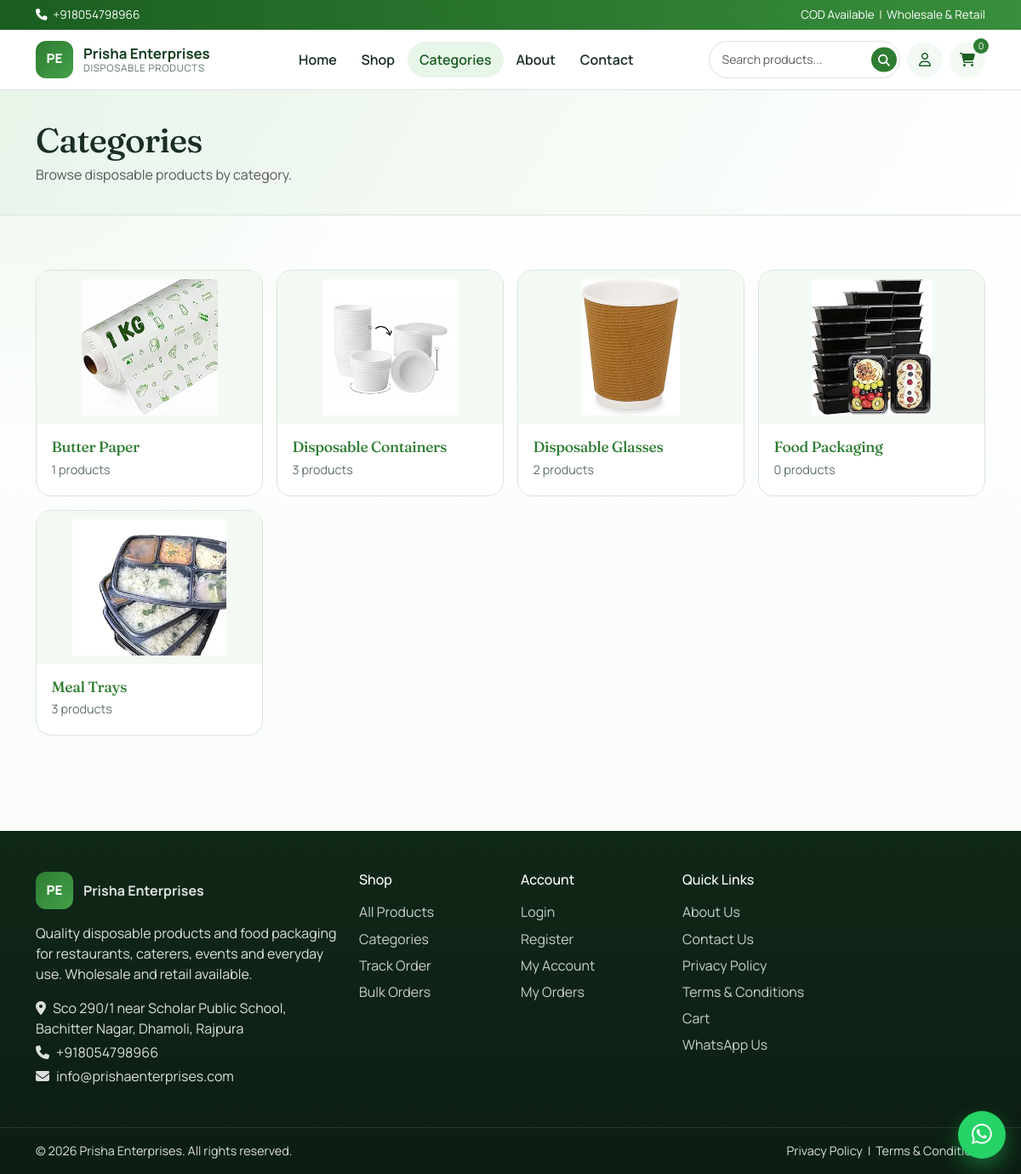
/categories.php, run on the app's committed database.
### tables this page shows
CREATE TABLE `settings` (
  `id` int(10) unsigned NOT NULL AUTO_INCREMENT,
  `setting_key` varchar(100) NOT NULL,
  `setting_value` text DEFAULT NULL,
  PRIMARY KEY (`id`),
  UNIQUE KEY `uk_settings_key` (`setting_key`)
);

CREATE TABLE `categories` (
  `id` int(10) unsigned NOT NULL AUTO_INCREMENT,
  `name` varchar(100) NOT NULL,
  `slug` varchar(120) NOT NULL,
  `description` text DEFAULT NULL,
  `image` varchar(255) DEFAULT NULL,
  `status` enum('Active','Inactive') NOT NULL DEFAULT 'Active',
  `created_at` timestamp NULL DEFAULT current_timestamp(),
  PRIMARY KEY (`id`),
  UNIQUE KEY `uk_categories_slug` (`slug`),
  KEY `idx_categories_status` (`status`)
);

### includes/functions.php (called while the page is built, shortened)
<?php
require_once __DIR__ . '/../config/database.php';
function e(?string $value): string
{
    return htmlspecialchars((string)$value, ENT_QUOTES | ENT_SUBSTITUTE, 'UTF-8');
}
function url(string $path = ''): string
{
    return BASE_URL . '/' . ltrim($path, '/');
}
function asset(string $path): string
{
    return url('assets/' . ltrim($path, '/'));
}
function &settings_cache(): array
{
    static $cache = [];
    return $cache;
}
function get_setting(string $key, ?string $default = null): ?string
{
    $cache = &settings_cache();
    try {
        $stmt = getDB()->prepare('SELECT setting_value FROM settings WHERE setting_key = ? LIMIT 1');
        $stmt->execute([$key]);
        $row = $stmt->fetch();
        $cache[$key] = $row ? (string)$row['setting_value'] : $default;
    } catch (Throwable $e) {
        error_log($e->getMessage());
        $cache[$key] = $default;
    }
    return $cache[$key];
}
function product_image_url(?string $image): string
{
    $name = basename($image);
    $url = asset('images/' . rawurlencode($name));
    if (str_starts_with($name, 'prod_')) {
        $path = BASE_PATH . '/assets/images/' . $name;
        if (is_file($path)) {
            return $url . '?v=' . filemtime($path);
        }
        return $url . '?v=' . time();
    }
    return asset('images/placeholder-product.jpg');
}
function cart(): array
{
    return $_SESSION['cart'];
}
function cart_count(): int
{
    $count = 0;
    return $count;
}
function current_page(): string
{
    return basename($_SERVER['PHP_SELF'] ?? '');
}
function active_nav(string $page): string
{
    return current_page() === $page ? 'active' : '';
}

### config/database.php (called while the page is built, shortened)
<?php
function getDB(): PDO
{
    static $pdo = null;
    if ($pdo instanceof PDO) {
        return $pdo;
    }
    $dsn = 'mysql:host=' . DB_HOST . ';dbname=' . DB_NAME . ';charset=' . DB_CHARSET;
    $options = [
        PDO::ATTR_ERRMODE            => PDO::ERRMODE_EXCEPTION,
        PDO::ATTR_DEFAULT_FETCH_MODE => PDO::FETCH_ASSOC,
        PDO::ATTR_EMULATE_PREPARES   => false,
    ];
    try {
        $pdo = new PDO($dsn, DB_USER, DB_PASS, $options);
        ensure_clients_schema($pdo);
        ensure_product_gst_schema($pdo);
    } catch (PDOException $e) {
        error_log('Database connection failed: ' . $e->getMessage());
        http_response_code(500);
        if (php_sapi_name() !== 'cli') {
            include BASE_PATH . '/includes/error-500.php';
            exit;
        }
        throw $e;
    }
    return $pdo;
}
function ensure_clients_schema(PDO $pdo): void
{
    $pdo->exec(
        "CREATE TABLE IF NOT EXISTS clients (
          id INT UNSIGNED AUTO_INCREMENT PRIMARY KEY,
          name VARCHAR(150) NOT NULL,
          description TEXT NULL,
          sort_order INT NOT NULL DEFAULT 0,
          status ENUM('Active','Inactive') NOT NULL DEFAULT 'Active',
          created_at TIMESTAMP DEFAULT CURRENT_TIMESTAMP,
          updated_at TIMESTAMP DEFAULT CURRENT_TIMESTAMP ON UPDATE CURRENT_TIMESTAMP,
          KEY idx_clients_status (status)
        ) ENGINE=InnoDB"
    );
    $count = (int)$pdo->query('SELECT COUNT(*) FROM clients')->fetchColumn();
    if ($count > 0) {
        return;
    }
}
function ensure_product_gst_schema(PDO $pdo): void
{
    $hasGst = $pdo->query("SHOW COLUMNS FROM products LIKE 'gst'")->fetch();
    $hasTax = $pdo->query("SHOW COLUMNS FROM orders LIKE 'tax'")->fetch();
}

### includes/auth.php (called while the page is built, shortened)
<?php
require_once __DIR__ . '/functions.php';
function customer_logged_in(): bool
{
    return !empty($_SESSION['customer_id']);
}

### categories.php (the view, shortened to what this page needs)
<?php
require_once __DIR__ . '/includes/auth.php';
$categories = getDB()->query("SELECT c.*, (SELECT COUNT(*) FROM products p WHERE p.category_id = c.id AND p.status='Active') AS product_count FROM categories c WHERE c.status='Active' ORDER BY c.name")->fetchAll();
include __DIR__ . '/includes/header.php';
?>
<section class="page-hero">
  <div class="container">
    <h1 class="mb-1">Categories</h1>
    <p class="mb-0 text-muted">Browse disposable products by category.</p>
  </div>
</section>
<section class="section-pad">
  <div class="container">
    <div class="row g-3">
      <?php foreach ($categories as $cat): ?>
        <div class="col-6 col-md-4 col-lg-3">
          <a class="category-card" href="<?= e(url('shop.php?category=' . urlencode($cat['slug']))) ?>">
            <img src="<?= e(product_image_url($cat['image'] ?? null)) ?>" alt="<?= e($cat['name']) ?>">
            <div class="body">
              <h3><?= e($cat['name']) ?></h3>
              <p><?= (int)$cat['product_count'] ?> products</p>
            </div>
          </a>
        </div>
      <?php endforeach; ?>
    </div>
  </div>
</section>
<?php include __DIR__ . '/includes/footer.php'; ?>

### includes/header.php (shortened to what this page needs)
<?php
require_once __DIR__ . '/auth.php';
$bodyClass = $bodyClass ?? '';
$whatsapp = get_setting('whatsapp_number', '918054798966');
$businessPhone = get_setting('phone', '+918054798966');
?>
<!DOCTYPE html>
<html lang="en">
<head>
  <link href="https://cdn.jsdelivr.net/npm/bootstrap@5.3.3/dist/css/bootstrap.min.css" rel="stylesheet">
  <link href="https://cdnjs.cloudflare.com/ajax/libs/font-awesome/6.5.2/css/all.min.css" rel="stylesheet">
  <link href="<?= e(asset('css/style.css')) ?>" rel="stylesheet">
</head>
<body class="<?= e($bodyClass) ?>">
<header class="site-header sticky-top">
  <div class="top-bar d-none d-md-block">
    <div class="container d-flex justify-content-between align-items-center">
      <div><i class="fa-solid fa-phone me-1"></i> <?= e($businessPhone) ?></div>
      <div>COD Available &nbsp;|&nbsp; Wholesale & Retail</div>
    </div>
  </div>
  <nav class="navbar navbar-expand-lg navbar-light bg-white border-bottom">
    <div class="container">
      <a class="navbar-brand brand-logo" href="<?= e(url('index.php')) ?>">
        <span class="brand-mark">PE</span>
        <span class="brand-text">
          <strong>Prisha Enterprises</strong>
          <small>Disposable Products</small>
        </span>
      </a>
      <div class="collapse navbar-collapse" id="mainNav">
        <ul class="navbar-nav mx-auto mb-2 mb-lg-0">
          <li class="nav-item"><a class="nav-link <?= active_nav('index.php') ?>" href="<?= e(url('index.php')) ?>">Home</a></li>
          <li class="nav-item"><a class="nav-link <?= active_nav('shop.php') ?>" href="<?= e(url('shop.php')) ?>">Shop</a></li>
          <li class="nav-item"><a class="nav-link <?= active_nav('categories.php') ?>" href="<?= e(url('categories.php')) ?>">Categories</a></li>
          <li class="nav-item"><a class="nav-link <?= active_nav('about.php') ?>" href="<?= e(url('about.php')) ?>">About</a></li>
          <li class="nav-item"><a class="nav-link <?= active_nav('contact.php') ?>" href="<?= e(url('contact.php')) ?>">Contact</a></li>
        </ul>
        <div class="header-actions d-flex align-items-center gap-2">
          <form class="header-search d-none d-lg-flex" action="<?= e(url('shop.php')) ?>" method="get">
            <input type="search" name="q" class="form-control form-control-sm" placeholder="Search products..." value="<?= e($_GET['q'] ?? '') ?>" aria-label="Search">
            <button type="submit" class="btn btn-sm btn-search" aria-label="Search"><i class="fa-solid fa-magnifying-glass"></i></button>
          </form>
          <a class="icon-btn" href="<?= e(url(customer_logged_in() ? 'account.php' : 'login.php')) ?>" title="Account">
            <i class="fa-regular fa-user"></i>
          </a>
          <a class="icon-btn cart-btn" href="<?= e(url('cart.php')) ?>" title="Cart">
            <i class="fa-solid fa-cart-shopping"></i>
            <span class="cart-count" id="cartCount"><?= (int)cart_count() ?></span>
          </a>
        </div>
      </div>
    </div>
  </nav>
</header>
<main>

### includes/footer.php (shortened to what this page needs)
<?php
$whatsapp = get_setting('whatsapp_number', '918054798966');
$waMsg = rawurlencode('Hello Prisha Enterprises, I am interested in your disposable products.');
$businessName = get_setting('business_name', SITE_NAME);
$businessPhone = get_setting('phone', '');
$businessEmail = get_setting('email', '');
$businessAddress = get_setting('address', '');
?>
</main>
<footer class="site-footer mt-5">
  <div class="container py-5">
    <div class="row g-4">
      <div class="col-lg-4">
        <div class="footer-brand mb-3">
          <span class="brand-mark">PE</span>
          <strong><?= e($businessName) ?></strong>
        </div>
        <p class="mb-3">Quality disposable products and food packaging for restaurants, caterers, events and everyday use. Wholesale and retail available.</p>
        <p class="mb-1"><i class="fa-solid fa-location-dot me-2"></i><?= e($businessAddress) ?></p>
        <p class="mb-1"><i class="fa-solid fa-phone me-2"></i><?= e($businessPhone) ?></p>
        <p class="mb-0"><i class="fa-solid fa-envelope me-2"></i><?= e($businessEmail) ?></p>
      </div>
      <div class="col-6 col-lg-2">
        <h5>Shop</h5>
        <ul class="list-unstyled footer-links">
          <li><a href="<?= e(url('shop.php')) ?>">All Products</a></li>
          <li><a href="<?= e(url('categories.php')) ?>">Categories</a></li>
          <li><a href="<?= e(url('track-order.php')) ?>">Track Order</a></li>
          <li><a href="<?= e(url('bulk-order.php')) ?>">Bulk Orders</a></li>
        </ul>
      </div>
      <div class="col-6 col-lg-2">
        <h5>Account</h5>
        <ul class="list-unstyled footer-links">
          <li><a href="<?= e(url('login.php')) ?>">Login</a></li>
          <li><a href="<?= e(url('register.php')) ?>">Register</a></li>
          <li><a href="<?= e(url('account.php')) ?>">My Account</a></li>
          <li><a href="<?= e(url('my-orders.php')) ?>">My Orders</a></li>
        </ul>
      </div>
      <div class="col-lg-4">
        <h5>Quick Links</h5>
        <ul class="list-unstyled footer-links">
          <li><a href="<?= e(url('about.php')) ?>">About Us</a></li>
          <li><a href="<?= e(url('contact.php')) ?>">Contact Us</a></li>
          <li><a href="<?= e(url('privacy-policy.php')) ?>">Privacy Policy</a></li>
          <li><a href="<?= e(url('terms-and-conditions.php')) ?>">Terms &amp; Conditions</a></li>
          <li><a href="<?= e(url('cart.php')) ?>">Cart</a></li>
          <li><a href="https://wa.me/<?= e($whatsapp) ?>?text=<?= $waMsg ?>" target="_blank" rel="noopener">WhatsApp Us</a></li>
        </ul>
      </div>
    </div>
  </div>
  <div class="footer-bottom">
    <div class="container d-flex flex-wrap justify-content-between gap-2">
      <span>&copy; <?= date('Y') ?> <?= e($businessName) ?>. All rights reserved.</span>
      <span>
        <a href="<?= e(url('privacy-policy.php')) ?>">Privacy Policy</a>
        &nbsp;|&nbsp;
        <a href="<?= e(url('terms-and-conditions.php')) ?>">Terms &amp; Conditions</a>
      </span>
    </div>
  </div>
</footer>
<a class="whatsapp-float" href="https://wa.me/<?= e($whatsapp) ?>?text=<?= $waMsg ?>" target="_blank" rel="noopener" aria-label="WhatsApp">
  <i class="fa-brands fa-whatsapp"></i>
</a>
<div class="toast-container position-fixed bottom-0 end-0 p-3" id="toastContainer"></div>
</body>
</html>

### assets/css/style.css (style rules this page uses)
:root { --pe-green-900: #143d1f; --pe-green-800: #1b5e20; --pe-green-700: #2e7d32; --pe-green-600: #388e3c; --pe-green-500: #43a047; --pe-green-100: #e8f5e9; --pe-green-50: #f3faf4; --pe-cream: #f7fbf7; --pe-ink: #1a2e22; --pe-muted: #5f7266; --pe-border: #d7e5da; --pe-shadow: 0 12px 40px rgba(27, 94, 32, 0.08); --pe-radius: 18px; --font-body: "Manrope", sans-serif; --font-display: "Fraunces", Georgia, serif; }
* { box-sizing: border-box; }
body { font-family: var(--font-body); color: var(--pe-ink); background: radial-gradient(circle at top left, rgba(129, 199, 132, 0.18), transparent 28%), linear-gradient(180deg, #ffffff 0%, var(--pe-cream) 100%); min-height: 100vh; }
h1, h2, h3, .display-font { font-family: var(--font-display); letter-spacing: -0.02em; }
a { color: var(--pe-green-700); text-decoration: none; }
.top-bar { background: linear-gradient(90deg, var(--pe-green-800), var(--pe-green-600)); color: #fff; font-size: 0.85rem; padding: 0.45rem 0; }
.site-header .navbar { backdrop-filter: blur(8px); }
.brand-logo { display: flex; align-items: center; gap: 0.75rem; }
.brand-mark { width: 44px; height: 44px; border-radius: 12px; display: inline-grid; place-items: center; background: linear-gradient(135deg, var(--pe-green-700), var(--pe-green-500)); color: #fff; font-weight: 800; font-size: 0.95rem; }
.brand-text { display: flex; flex-direction: column; line-height: 1.15; }
.brand-text strong { color: var(--pe-green-900); font-size: 1.05rem; }
.brand-text small { color: var(--pe-muted); font-size: 0.72rem; text-transform: uppercase; letter-spacing: 0.06em; }
.navbar-nav .nav-link { font-weight: 600; color: var(--pe-ink); padding: 0.55rem 0.9rem !important; border-radius: 999px; }
.navbar-nav .nav-link.active, .navbar-nav .nav-link:hover { background: var(--pe-green-100); color: var(--pe-green-800); }
.header-search { position: relative; min-width: 220px; }
.header-search .form-control { border-radius: 999px; border-color: var(--pe-border); padding-right: 2.4rem; }
.btn-search { position: absolute; right: 4px; top: 50%; transform: translateY(-50%); border-radius: 999px; background: var(--pe-green-700); color: #fff; border: 0; }
.icon-btn { width: 42px; height: 42px; border-radius: 50%; display: inline-grid; place-items: center; background: var(--pe-green-50); color: var(--pe-green-800); position: relative; }
.cart-count { position: absolute; top: -4px; right: -4px; background: var(--pe-green-700); color: #fff; font-size: 0.68rem; min-width: 18px; height: 18px; border-radius: 999px; display: inline-grid; place-items: center; padding: 0 4px; }
.section-pad { padding: 4rem 0; }
.category-card { display: block; border-radius: var(--pe-radius); overflow: hidden; background: #fff; border: 1px solid var(--pe-border); transition: transform 0.25s ease, box-shadow 0.25s ease; height: 100%; }
.category-card img { width: 100%; height: 180px; object-fit: contain; object-position: center; display: block; background: var(--pe-green-50); padding: 10px; }
.category-card .body { padding: 1rem 1.1rem 1.2rem; }
.category-card h3 { font-size: 1.1rem; margin: 0 0 0.35rem; }
.category-card p { margin: 0; color: var(--pe-muted); font-size: 0.9rem; }
.page-hero { background: linear-gradient(120deg, var(--pe-green-100), #fff); border-bottom: 1px solid var(--pe-border); padding: 2.2rem 0; }
.site-footer { background: linear-gradient(180deg, #102818, #0c1d12); color: rgba(255,255,255,0.86); }
.site-footer h5 { color: #fff; font-size: 1rem; margin-bottom: 1rem; }
.footer-brand { display: flex; align-items: center; gap: 0.75rem; }
.footer-links li { margin-bottom: 0.45rem; }
.footer-links a { color: rgba(255,255,255,0.78); }
.footer-bottom { border-top: 1px solid rgba(255,255,255,0.1); padding: 1rem 0; font-size: 0.9rem; }
.whatsapp-float { position: fixed; right: 18px; bottom: 18px; z-index: 1050; width: 56px; height: 56px; border-radius: 50%; background: #25d366; color: #fff; display: grid; place-items: center; font-size: 1.7rem; box-shadow: 0 10px 24px rgba(37, 211, 102, 0.4); animation: pulse 2.4s infinite; }
.form-control, .form-select { border-radius: 12px; border-color: var(--pe-border); padding: 0.65rem 0.9rem; }
.footer-bottom a { color: rgba(255,255,255,0.86); }

### data on the page
settings: setting_value "+918054798966"
categories: image (picture), name "Butter Paper", product_count "1"
categories: image (picture), name "Disposable Containers", product_count "3"
categories: image (picture), name "Disposable Glasses", product_count "2"
categories: image (picture), name "Food Packaging", product_count "0"
categories: image (picture), name "Meal Trays", product_count "3"
settings: setting_value "Sco 290/1 near Scholar Public School, Bachitter Nagar, Dhamoli, Rajpura"

### other printed values
cart_count() "0"
$businessName "Prisha Enterprises"
$businessPhone "+918054798966"
$businessEmail "info@prishaenterprises.com"
